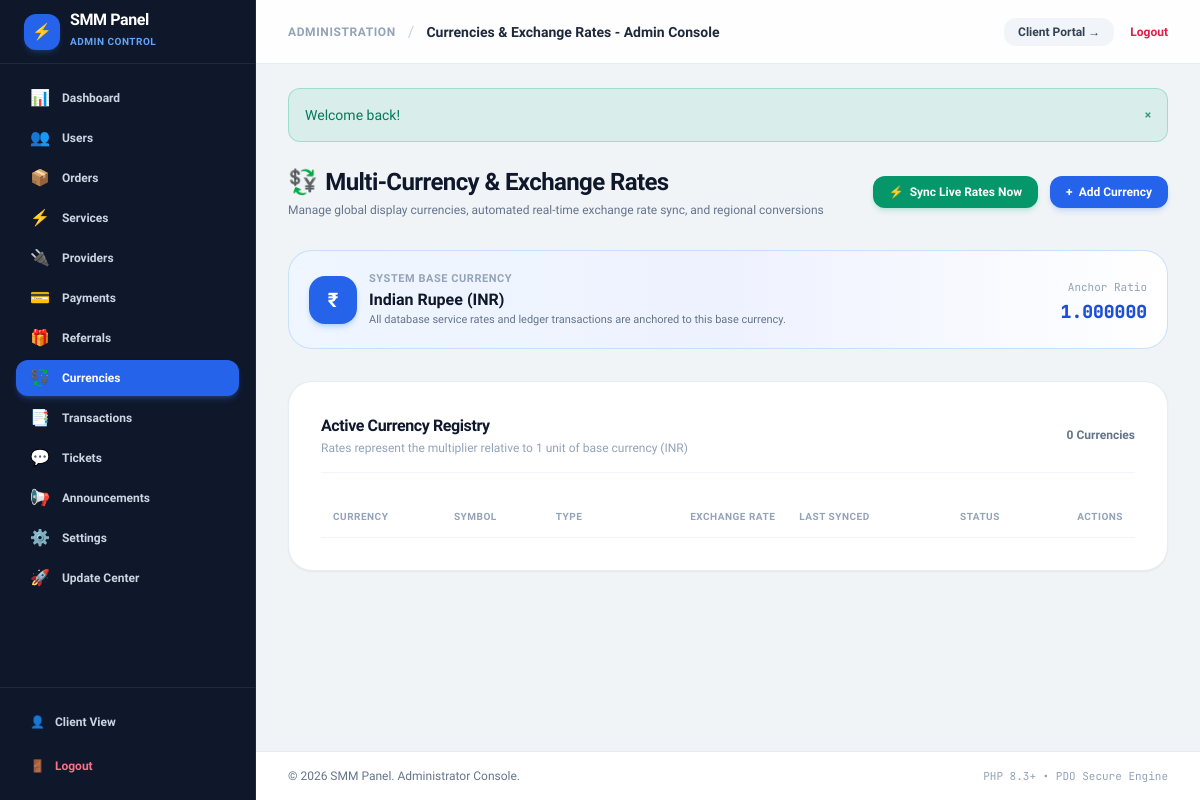
The app's page /admin/currencies.php (signed in), older data.
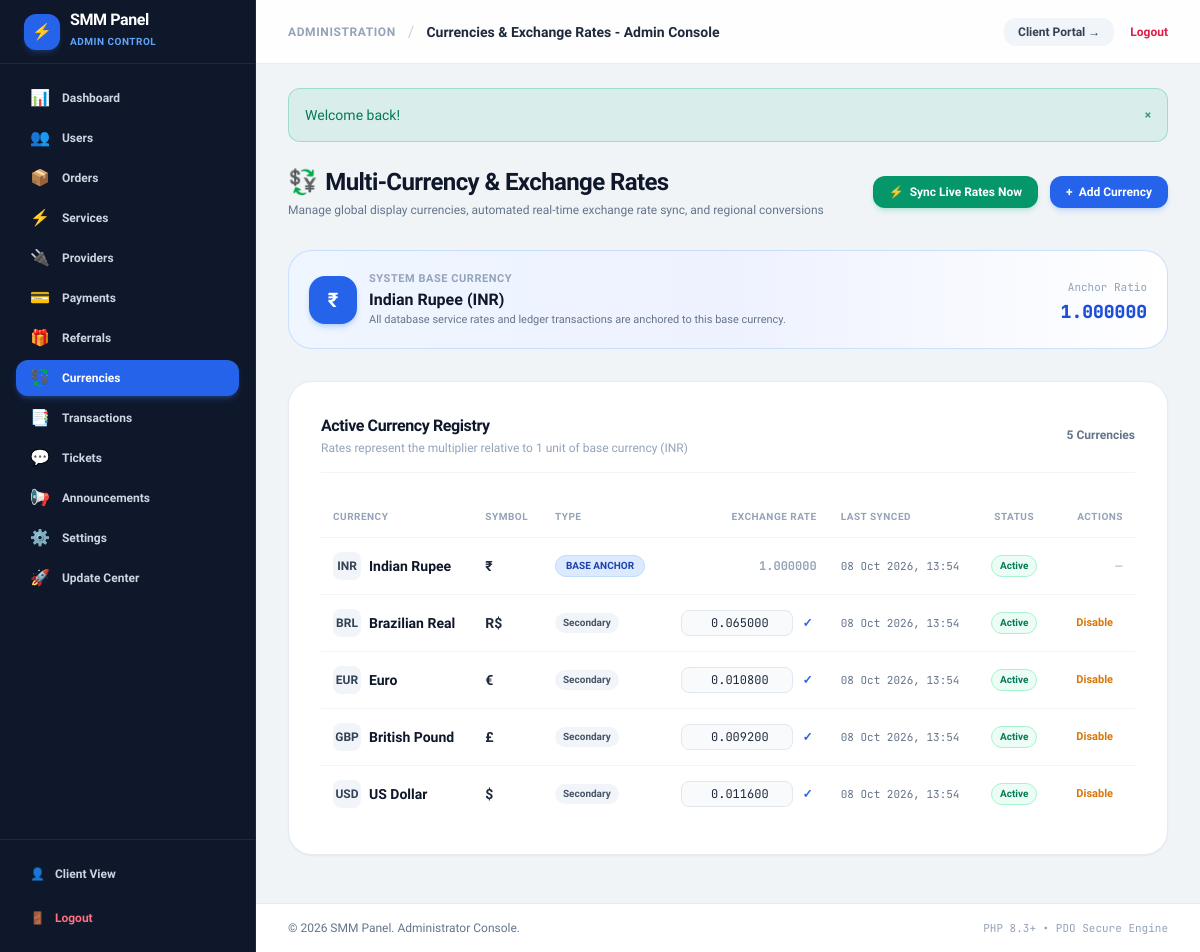
The same page, newer data.
### tables this page shows
CREATE TABLE `currencies` (
  `id` INT UNSIGNED AUTO_INCREMENT PRIMARY KEY,
  `code` VARCHAR(10) NOT NULL UNIQUE,
  `symbol` VARCHAR(10) NOT NULL,
  `name` VARCHAR(50) NOT NULL,
  `exchange_rate` DECIMAL(14, 6) NOT NULL DEFAULT 1.000000,
  `is_base` TINYINT(1) NOT NULL DEFAULT 0,
  `status` ENUM('active', 'inactive') NOT NULL DEFAULT 'active',
  `created_at` TIMESTAMP DEFAULT CURRENT_TIMESTAMP,
  `updated_at` TIMESTAMP DEFAULT CURRENT_TIMESTAMP ON UPDATE CURRENT_TIMESTAMP,
  INDEX `idx_currency_code` (`code`)
);

### includes/functions.php (called while the page is built, shortened)
<?php
function e(?string $string): string {
    return htmlspecialchars((string)$string, ENT_QUOTES, 'UTF-8');
}
    ?>

### admin/currencies.php (the view, shortened to what the rows shown need)
<?php
require_once __DIR__ . '/../includes/functions.php';
$db = Database::getConnection();
$currencies = $db->query("SELECT * FROM currencies ORDER BY is_base DESC, code ASC")->fetchAll();
$baseCurrency = null;
foreach ($currencies as $c) {
    if (!empty($c['is_base'])) {
        $baseCurrency = $c;
        break;
    }
}
require_once __DIR__ . '/../includes/header.php';
?>
<div class="max-w-6xl mx-auto my-6 space-y-8">
    <div class="flex flex-col sm:flex-row sm:items-center justify-between gap-4">
        <div>
            <h1 class="text-2xl font-black text-slate-900 tracking-tight flex items-center gap-2">
                <span>💱</span> Multi-Currency &amp; Exchange Rates
            </h1>
        </div>
    </div>
    <div class="p-5 rounded-3xl bg-gradient-to-r from-blue-50 via-indigo-50 to-white border border-blue-200/80 shadow-xs flex flex-col sm:flex-row sm:items-center justify-between gap-4">
        <div class="flex items-center gap-3">
            <div class="w-12 h-12 rounded-2xl bg-blue-600 text-white flex items-center justify-center font-black text-xl shadow-md shadow-blue-500/25">
                <?= e($baseCurrency['symbol'] ?? '₹') ?>
            </div>
            <div>
                <span class="text-[11px] font-bold text-slate-400 uppercase tracking-wider block">System Base Currency</span>
                <span class="text-base font-extrabold text-slate-900">
                    <?= e($baseCurrency['name'] ?? 'Indian Rupee') ?> (<?= e($baseCurrency['code'] ?? 'INR') ?>)
                </span>
                <span class="text-[11px] text-slate-500 block">All database service rates and ledger transactions are anchored to this base currency.</span>
            </div>
        </div>
    </div>
    <div class="bg-white rounded-3xl p-6 sm:p-8 border border-slate-200/80 shadow-sm space-y-6">
        <div class="flex items-center justify-between pb-4 border-b border-slate-100">
            <div>
                <h2 class="text-base font-extrabold text-slate-900 tracking-tight">Active Currency Registry</h2>
                <p class="text-xs text-slate-400 mt-0.5">Rates represent the multiplier relative to 1 unit of base currency (<?= e($baseCurrency['code'] ?? 'INR') ?>)</p>
            </div>
        </div>
        <div class="overflow-x-auto">
            <table class="w-full text-left text-xs">
                <thead>
                    <tr class="text-slate-400 border-b border-slate-100 pb-3 uppercase text-[10px] font-bold tracking-wider">
                        <th class="py-3 px-3">Currency</th>
                        <th class="py-3 px-3">Symbol</th>
                        <th class="py-3 px-3">Type</th>
                        <th class="py-3 px-3 text-right">Exchange Rate</th>
                        <th class="py-3 px-3">Last Synced</th>
                        <th class="py-3 px-3 text-center">Status</th>
                        <th class="py-3 px-3 text-right">Actions</th>
                    </tr>
                </thead>
                <tbody class="divide-y divide-slate-100">
                    <?php foreach ($currencies as $curr): ?>
                        <tr class="hover:bg-slate-50/70 transition-colors">
                            <td class="py-3.5 px-3">
                                <div class="font-extrabold text-slate-900 text-sm flex items-center gap-2">
                                    <span class="w-7 h-7 rounded-lg bg-slate-100 text-slate-700 flex items-center justify-center font-bold text-xs"><?= e($curr['code']) ?></span>
                                    <span><?= e($curr['name']) ?></span>
                                </div>
                            </td>
                            <td class="py-3.5 px-3 font-bold text-slate-800 text-sm">
                                <?= e($curr['symbol']) ?>
                            </td>
                            <td class="py-3.5 px-3">
                                <?php if (!empty($curr['is_base'])): ?>
                                    <span class="inline-flex items-center px-2.5 py-0.5 rounded-full text-[10px] font-black bg-blue-100 text-blue-800 border border-blue-200">
                                        BASE ANCHOR
                                    </span>
                                <?php else: ?>
                                    <span class="inline-flex items-center px-2 py-0.5 rounded-full text-[10px] font-semibold bg-slate-100 text-slate-600">
                                        Secondary
                                    </span>
                                <?php endif; ?>
                            </td>
                            <td class="py-3.5 px-3 text-right">
                                <?php if (!empty($curr['is_base'])): ?>
                                    <span class="font-mono text-slate-400 font-bold">1.000000</span>
                                <?php else: ?>
                                    <form action="/admin/currencies.php" method="POST" class="inline-flex items-center gap-1.5 justify-end">
                                        <input type="number" step="0.000001" min="0.000001" name="exchange_rate" value="<?= e((string)$curr['exchange_rate']) ?>" class="w-28 px-2 py-1 bg-slate-50 border border-slate-200 rounded-lg text-xs font-mono text-right focus:ring-1 focus:ring-blue-500">
                                        <button type="submit" class="p-1 hover:bg-slate-100 rounded text-blue-600 font-bold" title="Save Rate">✓</button>
                                    </form>
                                <?php endif; ?>
                            </td>
                            <td class="py-3.5 px-3 text-slate-500 font-mono text-[11px] whitespace-nowrap">
                                <?= date('d M Y, H:i', strtotime($curr['updated_at'])) ?>
                            </td>
                            <td class="py-3.5 px-3 text-center">
                                <?php if ($curr['status'] === 'active'): ?>
                                    <span class="inline-flex items-center px-2 py-0.5 rounded-full text-[10px] font-bold bg-emerald-50 text-emerald-700 border border-emerald-200">
                                        Active
                                    </span>
                                <?php else: ?>
                                    <span class="inline-flex items-center px-2 py-0.5 rounded-full text-[10px] font-bold bg-slate-100 text-slate-500">
                                        Disabled
                                    </span>
                                <?php endif; ?>
                            </td>
                            <td class="py-3.5 px-3 text-right">
                                <?php if (empty($curr['is_base'])): ?>
                                    <form action="/admin/currencies.php" method="POST" class="inline">
                                        <button type="submit" class="px-2.5 py-1 rounded-lg text-[11px] font-semibold <?= $curr['status'] === 'active' ? 'text-amber-600 hover:bg-amber-50' : 'text-emerald-600 hover:bg-emerald-50' ?>">
                                            <?= $curr['status'] === 'active' ? 'Disable' : 'Enable' ?>
                                        </button>
                                    </form>
                                <?php else: ?>
                                    <span class="text-[11px] text-slate-400">—</span>
                                <?php endif; ?>
                            </td>
                        </tr>
                    <?php endforeach; ?>
                </tbody>
            </table>
        </div>
    </div>
</div>
<?php require_once __DIR__ . '/../includes/footer.php'; ?>

Row changes from the older to the newer data that the page shows:
added currencies: symbol "₹", name "Indian Rupee", code "INR", is_base "BASE ANCHOR", updated_at "08 Oct 2026, 13:54", status "Active"
added currencies: code "BRL", name "Brazilian Real", symbol "R$", is_base "Secondary", exchange_rate "0.065000", updated_at "08 Oct 2026, 13:54", status "Active"
added currencies: code "EUR", name "Euro", symbol "€", is_base "Secondary", exchange_rate "0.010800", updated_at "08 Oct 2026, 13:54", status "Active"
added currencies: code "GBP", name "British Pound", symbol "£", is_base "Secondary", exchange_rate "0.009200", updated_at "08 Oct 2026, 13:54", status "Active"
added currencies: code "USD", name "US Dollar", symbol "$", is_base "Secondary", exchange_rate "0.011600", updated_at "08 Oct 2026, 13:54", status "Active"
Text that changed along with them:
count($currencies): "0" → "5"
$baseCurrency['symbol']: "₹" → (not shown)
$baseCurrency['name']: "Indian Rupee" → (not shown)
$baseCurrency['code']: "INR" → (not shown)
